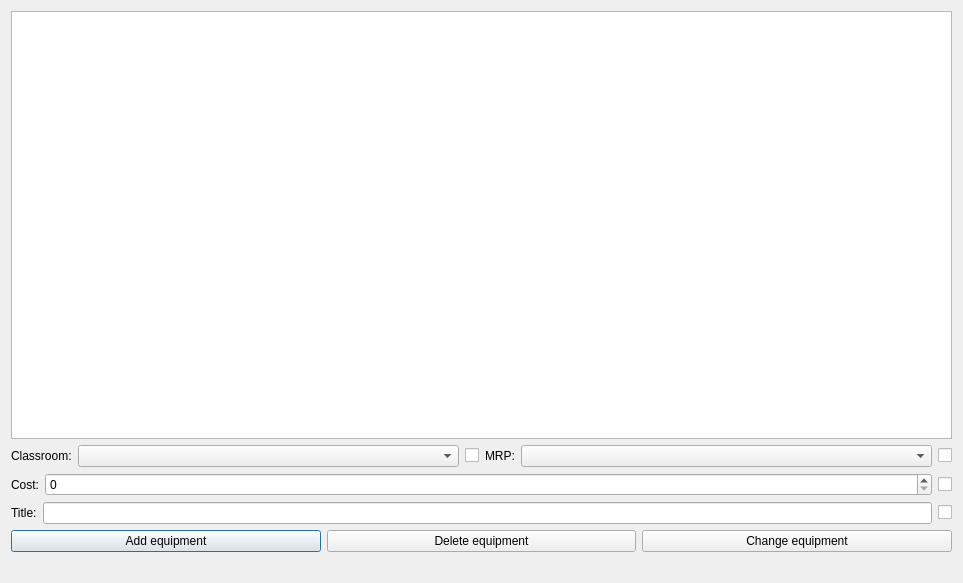
<?xml version="1.0" encoding="UTF-8"?>
<ui version="4.0">
 <class>Dialog_equipment</class>
 <widget class="QDialog" name="Dialog_equipment">
  <property name="geometry">
   <rect>
    <x>0</x>
    <y>0</y>
    <width>963</width>
    <height>583</height>
   </rect>
  </property>
  <property name="windowTitle">
   <string>Equipments</string>
  </property>
  <layout class="QGridLayout" name="gridLayout">
   <item row="0" column="0">
    <widget class="QTableView" name="tableView_equipment"/>
   </item>
   <item row="1" column="0">
    <layout class="QHBoxLayout" name="horizontalLayout_6">
     <item>
      <layout class="QHBoxLayout" name="horizontalLayout_2">
       <item>
        <widget class="QLabel" name="label_clroom">
         <property name="text">
          <string>Classroom:</string>
         </property>
        </widget>
       </item>
       <item>
        <widget class="QComboBox" name="comboBox_clroom">
         <property name="sizePolicy">
          <sizepolicy hsizetype="Preferred" vsizetype="Fixed">
           <horstretch>100</horstretch>
           <verstretch>0</verstretch>
          </sizepolicy>
         </property>
         <property name="minimumSize">
          <size>
           <width>0</width>
           <height>0</height>
          </size>
         </property>
         <property name="maximumSize">
          <size>
           <width>100000</width>
           <height>16777215</height>
          </size>
         </property>
        </widget>
       </item>
       <item>
        <widget class="QCheckBox" name="checkBox_clroom">
         <property name="text">
          <string/>
         </property>
        </widget>
       </item>
      </layout>
     </item>
     <item>
      <layout class="QHBoxLayout" name="horizontalLayout">
       <item>
        <widget class="QLabel" name="label_mrp">
         <property name="text">
          <string>MRP:</string>
         </property>
        </widget>
       </item>
       <item>
        <widget class="QComboBox" name="comboBox_mrp">
         <property name="sizePolicy">
          <sizepolicy hsizetype="Preferred" vsizetype="Fixed">
           <horstretch>100</horstretch>
           <verstretch>0</verstretch>
          </sizepolicy>
         </property>
         <property name="maximumSize">
          <size>
           <width>100000</width>
           <height>16777215</height>
          </size>
         </property>
        </widget>
       </item>
       <item>
        <widget class="QCheckBox" name="checkBox_mrp">
         <property name="text">
          <string/>
         </property>
        </widget>
       </item>
      </layout>
     </item>
    </layout>
   </item>
   <item row="2" column="0">
    <layout class="QHBoxLayout" name="horizontalLayout_3">
     <item>
      <widget class="QLabel" name="label_cost">
       <property name="text">
        <string>Cost:</string>
       </property>
      </widget>
     </item>
     <item>
      <widget class="QSpinBox" name="spinBox_cost">
       <property name="sizePolicy">
        <sizepolicy hsizetype="Expanding" vsizetype="Fixed">
         <horstretch>0</horstretch>
         <verstretch>0</verstretch>
        </sizepolicy>
       </property>
       <property name="maximum">
        <number>999999999</number>
       </property>
       <property name="singleStep">
        <number>500</number>
       </property>
      </widget>
     </item>
     <item alignment="Qt::AlignRight">
      <widget class="QCheckBox" name="checkBox_cost">
       <property name="text">
        <string/>
       </property>
      </widget>
     </item>
    </layout>
   </item>
   <item row="3" column="0">
    <layout class="QHBoxLayout" name="horizontalLayout_4">
     <item>
      <widget class="QLabel" name="label_title">
       <property name="text">
        <string>Title:</string>
       </property>
      </widget>
     </item>
     <item>
      <widget class="QLineEdit" name="lineEdit_title">
       <property name="sizePolicy">
        <sizepolicy hsizetype="Expanding" vsizetype="Fixed">
         <horstretch>0</horstretch>
         <verstretch>0</verstretch>
        </sizepolicy>
       </property>
      </widget>
     </item>
     <item alignment="Qt::AlignRight">
      <widget class="QCheckBox" name="checkBox_title">
       <property name="text">
        <string/>
       </property>
      </widget>
     </item>
    </layout>
   </item>
   <item row="4" column="0">
    <layout class="QHBoxLayout" name="horizontalLayout_5">
     <item>
      <widget class="QPushButton" name="btnAddEquip">
       <property name="text">
        <string>Add equipment</string>
       </property>
      </widget>
     </item>
     <item>
      <widget class="QPushButton" name="btnDelEquip">
       <property name="text">
        <string>Delete equipment</string>
       </property>
      </widget>
     </item>
     <item>
      <widget class="QPushButton" name="btnChgEquip">
       <property name="text">
        <string>Change equipment</string>
       </property>
      </widget>
     </item>
    </layout>
   </item>
   <item row="5" column="0">
    <widget class="QLabel" name="label_status">
     <property name="text">
      <string/>
     </property>
    </widget>
   </item>
  </layout>
 </widget>
 <resources/>
 <connections/>
</ui>
